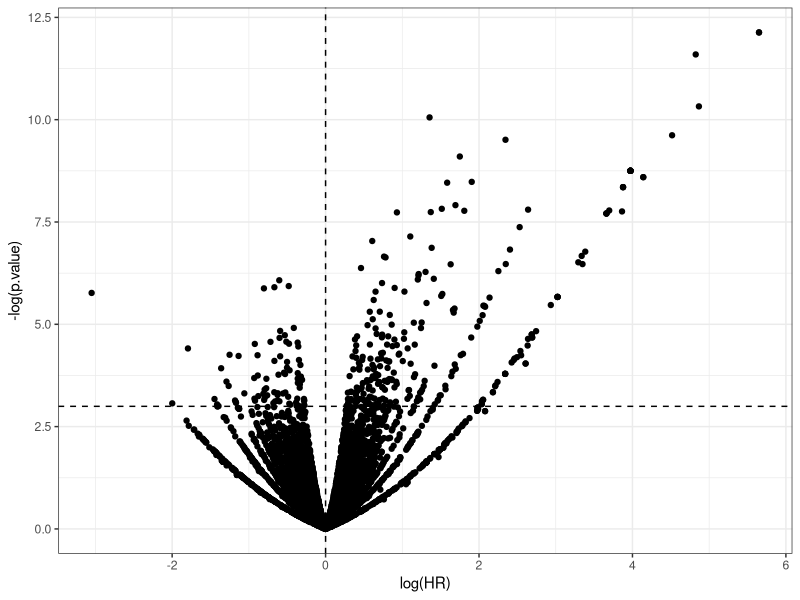
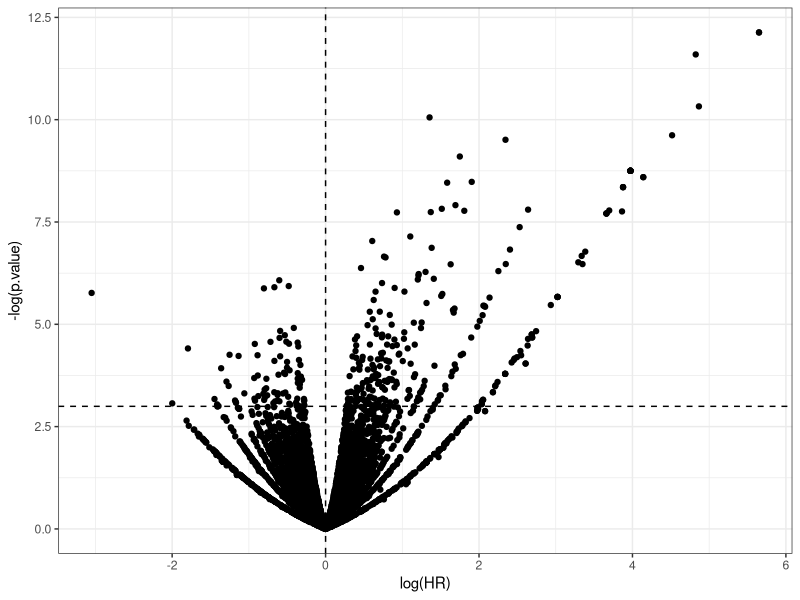

Reproduce these figures in R, in order.
## ---- chunk 1
knitr::opts_chunk$set(echo = TRUE)

library(dplyr)
library(ggplot2)
library(tibble)
library(tidyr)
library(Hmisc)
library(ggforce)
library(forcats)
## ---- chunk 2
surv.res <- read.csv("../data/survival_multivar-microbes.csv", stringsAsFactors = F)
## ---- chunk 3
surv.plotin <- surv.res %>%
  mutate(nlogp = -log(p.value),
         logHR = log(hazard.ratio)) %>%
  filter(confint.high < Inf | confint.low > 0)
## ---- chunk 4
surv.plotin %>%
  ggplot(aes(x = logHR, y = nlogp)) +
  geom_point() +
  geom_hline(yintercept = -log(0.05), lty = 2) +
  geom_vline(xintercept = 0, lty = 2) +
  labs(x = "log(HR)", y = "-log(p.value)") +
  theme_bw() 
ggsave("../figures/volcano_survival-multivariate.png")
